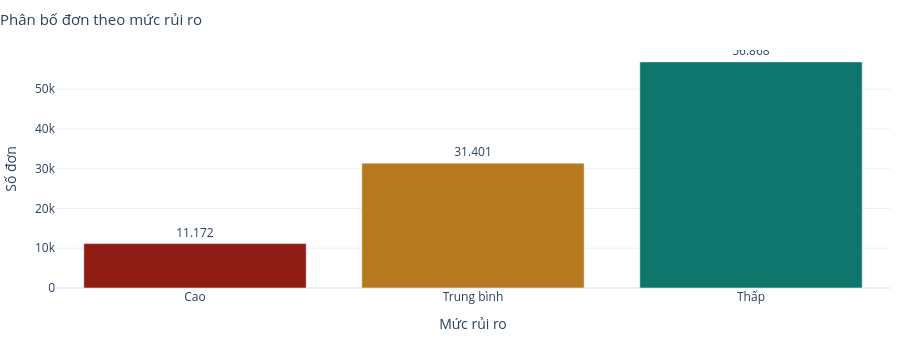
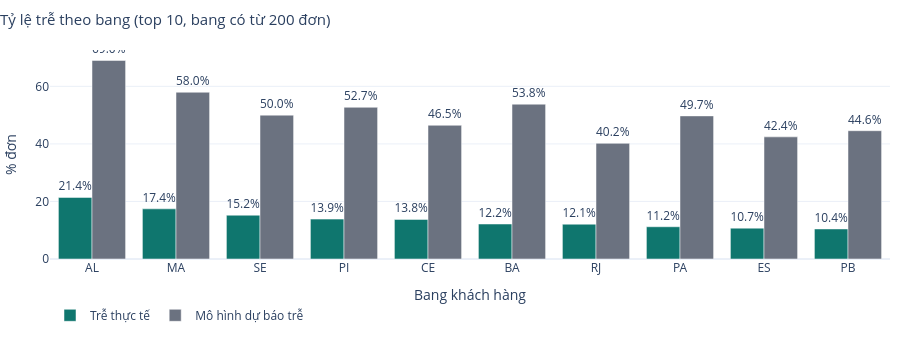
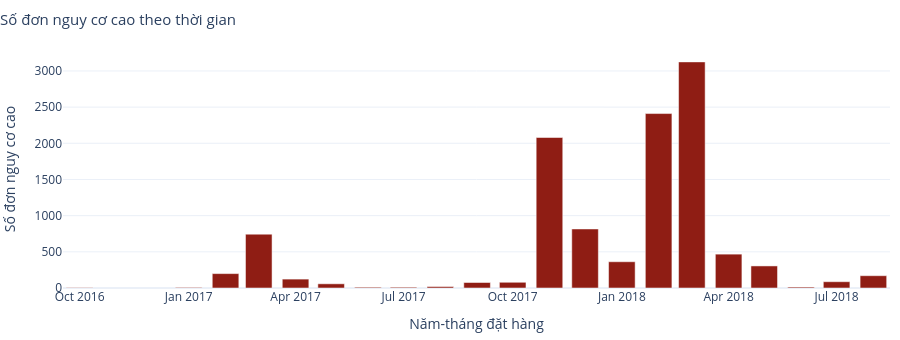
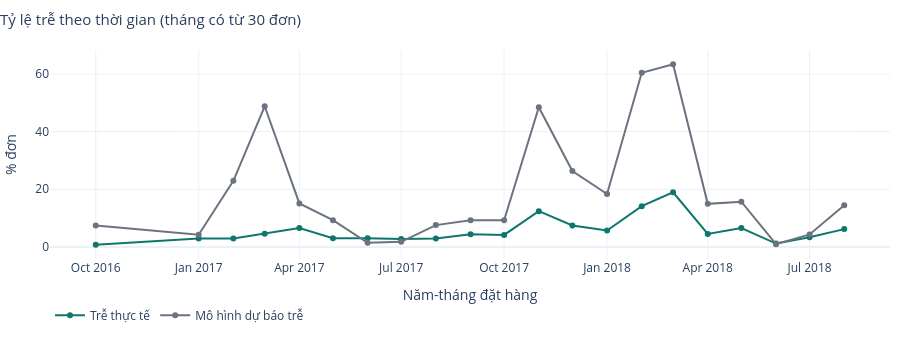

Notebook cell for these charts, in order:
### Markdown cell above
## Bước 5. Biểu đồ (`src/charts.py`)

### Code cell
figs = {
    "Phân bố mức rủi ro": charts.fig_risk_distribution(df),
    "Tỷ lệ trễ theo bang": charts.fig_state_rates(df),
    "Đơn nguy cơ cao theo thời gian": charts.fig_high_risk_over_time(df),
    "Tỷ lệ trễ theo năm-tháng": charts.fig_late_rate_over_time(df),
    "Yếu tố rủi ro chính": charts.fig_top_factors(df[df["risk_level"] == cfg.RISK_HIGH], medians),
}
for name, fig in figs.items():
    print("==", name)
    if fig is None:
        print("   (không đủ dữ liệu để vẽ)")
    else:
        fig.show()

### Figure 1 — Plotly figure (JSON) as saved in the notebook; plotly's stock layout.template omitted (floating-point values rounded to 4 significant figures)
{"data": [{"marker": {"color": ["#8F1D14", "#B7791F", "#0F766E"]}, "text": ["11.172", "31.401", "56.868"], "textposition": "outside", "type": "bar", "x": ["Cao", "Trung bình", "Thấp"], "y": [11172, 31401, 56868]}], "layout": {"height": 340, "legend": {"orientation": "h", "y": -0.2}, "margin": {"b": 10, "l": 10, "r": 10, "t": 50}, "title": {"font": {"size": 15}, "text": "Phân bố đơn theo mức rủi ro", "x": 0}, "xaxis": {"title": {"text": "Mức rủi ro"}}, "yaxis": {"title": {"text": "Số đơn"}}}}

### Figure 2 — Plotly figure (JSON) as saved in the notebook; plotly's stock layout.template omitted (floating-point values rounded to 4 significant figures)
{"data": [{"marker": {"color": "#0F766E"}, "name": "Trễ thực tế", "text": ["21.4%", "17.4%", "15.2%", "13.9%", "13.8%", "12.2%", "12.1%", "11.2%", "10.7%", "10.4%"], "textposition": "outside", "type": "bar", "x": ["AL", "MA", "SE", "PI", "CE", "BA", "RJ", "PA", "ES", "PB"], "y": [21.41, 17.43, 15.22, 13.87, 13.76, 12.16, 12.1, 11.21, 10.73, 10.44]}, {"marker": {"color": "#6B7280"}, "name": "Mô hình dự báo trễ", "text": ["69.0%", "58.0%", "50.0%", "52.7%", "46.5%", "53.8%", "40.2%", "49.7%", "42.4%", "44.6%"], "textposition": "outside", "type": "bar", "x": ["AL", "MA", "SE", "PI", "CE", "BA", "RJ", "PA", "ES", "PB"], "y": [69.01, 57.97, 50.0, 52.73, 46.48, 53.82, 40.2, 49.74, 42.45, 44.59]}], "layout": {"barmode": "group", "height": 340, "legend": {"orientation": "h", "y": -0.2}, "margin": {"b": 10, "l": 10, "r": 10, "t": 50}, "title": {"font": {"size": 15}, "text": "Tỷ lệ trễ theo bang (top 10, bang có từ 200 đơn)", "x": 0}, "xaxis": {"title": {"text": "Bang khách hàng"}}, "yaxis": {"title": {"text": "% đơn"}}}}

### Figure 3 — Plotly figure (JSON) as saved in the notebook; plotly's stock layout.template omitted (floating-point values rounded to 4 significant figures)
{"data": [{"marker": {"color": "#8F1D14"}, "type": "bar", "x": ["2016-10", "2017-01", "2017-02", "2017-03", "2017-04", "2017-05", "2017-06", "2017-07", "2017-08", "2017-09", "2017-10", "2017-11", "2017-12", "2018-01", "2018-02", "2018-03", "2018-04", "2018-05", "2018-06", "2018-07", "2018-08"], "y": [5, 8, 199, 744, 123, 58, 11, 11, 20, 76, 79, 2080, 816, 363, 2411, 3125, 468, 305, 13, 87, 170]}], "layout": {"height": 340, "legend": {"orientation": "h", "y": -0.2}, "margin": {"b": 10, "l": 10, "r": 10, "t": 50}, "title": {"font": {"size": 15}, "text": "Số đơn nguy cơ cao theo thời gian", "x": 0}, "xaxis": {"title": {"text": "Năm-tháng đặt hàng"}}, "yaxis": {"title": {"text": "Số đơn nguy cơ cao"}}}}

### Figure 4 — Plotly figure (JSON) as saved in the notebook; plotly's stock layout.template omitted (floating-point values rounded to 4 significant figures)
{"data": [{"line": {"color": "#0F766E"}, "mode": "lines+markers", "name": "Trễ thực tế", "type": "scatter", "x": ["2016-10", "2017-01", "2017-02", "2017-03", "2017-04", "2017-05", "2017-06", "2017-07", "2017-08", "2017-09", "2017-10", "2017-11", "2017-12", "2018-01", "2018-02", "2018-03", "2018-04", "2018-05", "2018-06", "2018-07", "2018-08"], "y": [0.7407, 2.933, 2.964, 4.556, 6.557, 2.99, 3.03, 2.789, 2.91, 4.386, 4.176, 12.4, 7.455, 5.701, 14.14, 18.96, 4.501, 6.564, 1.165, 3.379, 6.188]}, {"line": {"color": "#6B7280"}, "mode": "lines+markers", "name": "Mô hình dự báo trễ", "type": "scatter", "x": ["2016-10", "2017-01", "2017-02", "2017-03", "2017-04", "2017-05", "2017-06", "2017-07", "2017-08", "2017-09", "2017-10", "2017-11", "2017-12", "2018-01", "2018-02", "2018-03", "2018-04", "2018-05", "2018-06", "2018-07", "2018-08"], "y": [7.407, 4.25, 22.92, 48.81, 15.1, 9.297, 1.418, 1.764, 7.573, 9.288, 9.242, 48.46, 26.35, 18.37, 60.45, 63.4, 14.94, 15.68, 0.9405, 4.339, 14.43]}], "layout": {"height": 340, "legend": {"orientation": "h", "y": -0.2}, "margin": {"b": 10, "l": 10, "r": 10, "t": 50}, "title": {"font": {"size": 15}, "text": "Tỷ lệ trễ theo thời gian (tháng có từ 30 đơn)", "x": 0}, "xaxis": {"title": {"text": "Năm-tháng đặt hàng"}}, "yaxis": {"title": {"text": "% đơn"}}}}
